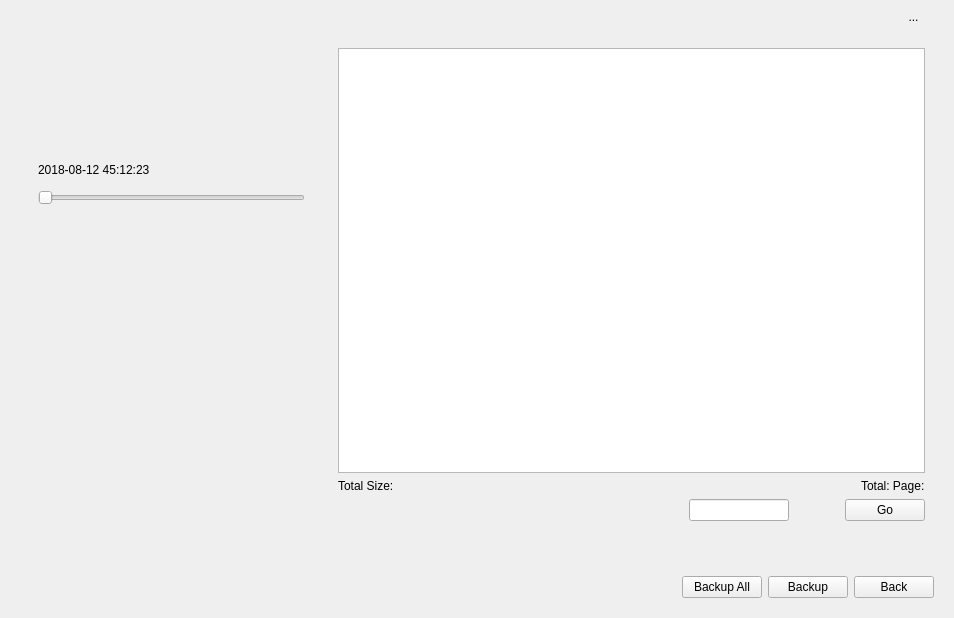
<?xml version="1.0" encoding="UTF-8"?>
<ui version="4.0">
 <class>EventBackup</class>
 <widget class="QWidget" name="EventBackup">
  <property name="geometry">
   <rect>
    <x>0</x>
    <y>0</y>
    <width>954</width>
    <height>618</height>
   </rect>
  </property>
  <property name="windowTitle">
   <string>Form</string>
  </property>
  <layout class="QGridLayout" name="gridLayout">
   <property name="topMargin">
    <number>0</number>
   </property>
   <item row="0" column="0">
    <widget class="QStackedWidget" name="stackedWidget">
     <property name="currentIndex">
      <number>1</number>
     </property>
     <widget class="QWidget" name="page_search">
      <layout class="QVBoxLayout" name="verticalLayout_3">
       <property name="topMargin">
        <number>18</number>
       </property>
       <item>
        <layout class="QGridLayout" name="gridLayout_2">
         <item row="0" column="0">
          <widget class="QLabel" name="label_mainType">
           <property name="sizePolicy">
            <sizepolicy hsizetype="Preferred" vsizetype="Preferred">
             <horstretch>1</horstretch>
             <verstretch>0</verstretch>
            </sizepolicy>
           </property>
           <property name="text">
            <string>Main Type</string>
           </property>
          </widget>
         </item>
         <item row="7" column="0">
          <widget class="QLabel" name="label_postPlayback">
           <property name="text">
            <string>Post Playback</string>
           </property>
          </widget>
         </item>
         <item row="5" column="0">
          <widget class="QLabel" name="label_endTime">
           <property name="text">
            <string>End Time</string>
           </property>
          </widget>
         </item>
         <item row="1" column="1">
          <widget class="ComboBox" name="comboBox_subType">
           <property name="sizePolicy">
            <sizepolicy hsizetype="Preferred" vsizetype="Fixed">
             <horstretch>4</horstretch>
             <verstretch>0</verstretch>
            </sizepolicy>
           </property>
          </widget>
         </item>
         <item row="4" column="0">
          <widget class="QLabel" name="label_startTime">
           <property name="text">
            <string>Start Time</string>
           </property>
          </widget>
         </item>
         <item row="1" column="0">
          <widget class="QLabel" name="label_subType">
           <property name="sizePolicy">
            <sizepolicy hsizetype="Preferred" vsizetype="Preferred">
             <horstretch>1</horstretch>
             <verstretch>0</verstretch>
            </sizepolicy>
           </property>
           <property name="text">
            <string>Sub Type</string>
           </property>
          </widget>
         </item>
         <item row="6" column="0">
          <widget class="QLabel" name="label_prePlayback">
           <property name="text">
            <string>Pre Playback</string>
           </property>
          </widget>
         </item>
         <item row="3" column="0">
          <widget class="QLabel" name="label_streamType">
           <property name="text">
            <string>Stream Type</string>
           </property>
          </widget>
         </item>
         <item row="5" column="1">
          <layout class="QHBoxLayout" name="horizontalLayout_4">
           <item>
            <widget class="MyDateEdit" name="dateEdit_end">
             <property name="displayFormat">
              <string>yyyy-MM-dd</string>
             </property>
             <property name="calendarPopup">
              <bool>true</bool>
             </property>
             <property name="style" stdset="0">
              <string>white</string>
             </property>
            </widget>
           </item>
           <item>
            <widget class="MyTimeEdit" name="timeEdit_end">
             <property name="displayFormat">
              <string>HH:mm:ss</string>
             </property>
            </widget>
           </item>
          </layout>
         </item>
         <item row="6" column="1">
          <widget class="ComboBox" name="comboBox_prePlayback"/>
         </item>
         <item row="4" column="1">
          <layout class="QHBoxLayout" name="horizontalLayout_3">
           <item>
            <widget class="MyDateEdit" name="dateEdit_start">
             <property name="displayFormat">
              <string>yyyy-MM-dd</string>
             </property>
             <property name="calendarPopup">
              <bool>true</bool>
             </property>
             <property name="style" stdset="0">
              <string>white</string>
             </property>
            </widget>
           </item>
           <item>
            <widget class="MyTimeEdit" name="timeEdit_start">
             <property name="displayFormat">
              <string>HH:mm:ss</string>
             </property>
            </widget>
           </item>
          </layout>
         </item>
         <item row="0" column="1">
          <widget class="ComboBox" name="comboBox_mainType">
           <property name="sizePolicy">
            <sizepolicy hsizetype="Preferred" vsizetype="Fixed">
             <horstretch>4</horstretch>
             <verstretch>0</verstretch>
            </sizepolicy>
           </property>
          </widget>
         </item>
         <item row="7" column="1">
          <widget class="ComboBox" name="comboBox_postPlayback"/>
         </item>
         <item row="3" column="1">
          <widget class="ComboBox" name="comboBox_streamType"/>
         </item>
         <item row="2" column="0">
          <widget class="QLabel" name="labelDetectionObject">
           <property name="sizePolicy">
            <sizepolicy hsizetype="Preferred" vsizetype="Preferred">
             <horstretch>1</horstretch>
             <verstretch>0</verstretch>
            </sizepolicy>
           </property>
           <property name="text">
            <string>Detection Object</string>
           </property>
          </widget>
         </item>
         <item row="2" column="1">
          <widget class="ComboBox" name="comboBoxDetectionObject">
           <property name="sizePolicy">
            <sizepolicy hsizetype="Preferred" vsizetype="Fixed">
             <horstretch>4</horstretch>
             <verstretch>0</verstretch>
            </sizepolicy>
           </property>
          </widget>
         </item>
        </layout>
       </item>
       <item>
        <widget class="QWidget" name="widget_channel" native="true">
         <layout class="QHBoxLayout" name="horizontalLayout">
          <property name="leftMargin">
           <number>0</number>
          </property>
          <property name="topMargin">
           <number>0</number>
          </property>
          <property name="rightMargin">
           <number>0</number>
          </property>
          <property name="bottomMargin">
           <number>0</number>
          </property>
          <item>
           <widget class="QWidget" name="widget" native="true">
            <property name="sizePolicy">
             <sizepolicy hsizetype="Preferred" vsizetype="Preferred">
              <horstretch>1</horstretch>
              <verstretch>0</verstretch>
             </sizepolicy>
            </property>
            <layout class="QVBoxLayout" name="verticalLayout">
             <property name="leftMargin">
              <number>0</number>
             </property>
             <property name="topMargin">
              <number>0</number>
             </property>
             <property name="rightMargin">
              <number>0</number>
             </property>
             <property name="bottomMargin">
              <number>0</number>
             </property>
             <item>
              <widget class="QLabel" name="label_channel">
               <property name="sizePolicy">
                <sizepolicy hsizetype="Preferred" vsizetype="Preferred">
                 <horstretch>1</horstretch>
                 <verstretch>0</verstretch>
                </sizepolicy>
               </property>
               <property name="text">
                <string>Channel</string>
               </property>
              </widget>
             </item>
             <item>
              <spacer name="verticalSpacer">
               <property name="orientation">
                <enum>Qt::Vertical</enum>
               </property>
               <property name="sizeHint" stdset="0">
                <size>
                 <width>20</width>
                 <height>40</height>
                </size>
               </property>
              </spacer>
             </item>
            </layout>
           </widget>
          </item>
          <item>
           <widget class="CheckBoxGroup" name="checkBoxGroup_channel" native="true">
            <property name="sizePolicy">
             <sizepolicy hsizetype="Preferred" vsizetype="Preferred">
              <horstretch>4</horstretch>
              <verstretch>0</verstretch>
             </sizepolicy>
            </property>
           </widget>
          </item>
         </layout>
        </widget>
       </item>
       <item>
        <widget class="TableView" name="tableView_alarm"/>
       </item>
       <item>
        <spacer name="verticalSpacer_2">
         <property name="orientation">
          <enum>Qt::Vertical</enum>
         </property>
         <property name="sizeHint" stdset="0">
          <size>
           <width>20</width>
           <height>144</height>
          </size>
         </property>
        </spacer>
       </item>
       <item>
        <layout class="QHBoxLayout" name="horizontalLayout_2">
         <item>
          <spacer name="horizontalSpacer">
           <property name="orientation">
            <enum>Qt::Horizontal</enum>
           </property>
           <property name="sizeHint" stdset="0">
            <size>
             <width>40</width>
             <height>20</height>
            </size>
           </property>
          </spacer>
         </item>
         <item>
          <widget class="MyPushButton" name="pushButton_search">
           <property name="text">
            <string>Search</string>
           </property>
          </widget>
         </item>
         <item>
          <widget class="MyPushButton" name="pushButton_back">
           <property name="text">
            <string>Back</string>
           </property>
          </widget>
         </item>
        </layout>
       </item>
      </layout>
     </widget>
     <widget class="QWidget" name="page_result">
      <layout class="QVBoxLayout" name="verticalLayout_4">
       <property name="topMargin">
        <number>0</number>
       </property>
       <item>
        <layout class="QHBoxLayout" name="horizontalLayout_11">
         <property name="leftMargin">
          <number>9</number>
         </property>
         <property name="rightMargin">
          <number>9</number>
         </property>
         <item>
          <spacer name="horizontalSpacer_7">
           <property name="orientation">
            <enum>Qt::Horizontal</enum>
           </property>
           <property name="sizeHint" stdset="0">
            <size>
             <width>40</width>
             <height>20</height>
            </size>
           </property>
          </spacer>
         </item>
         <item>
          <widget class="QToolButton" name="toolButton_list">
           <property name="styleSheet">
            <string notr="true">QToolButton
{
border: 0px;
padding: 2px;
}
QToolButton:hover
{
border: 1px solid #4ABEFF;
}
QToolButton:checked
{
border: 0px;
}</string>
           </property>
           <property name="text">
            <string/>
           </property>
           <property name="icon">
            <iconset resource="../resource/resource.qrc">
             <normaloff>:/retrieve/retrieve/list_checked.png</normaloff>:/retrieve/retrieve/list_checked.png</iconset>
           </property>
           <property name="iconSize">
            <size>
             <width>26</width>
             <height>26</height>
            </size>
           </property>
           <property name="checkable">
            <bool>true</bool>
           </property>
          </widget>
         </item>
         <item>
          <widget class="QToolButton" name="toolButton_chart">
           <property name="styleSheet">
            <string notr="true">QToolButton
{
border: 0px;
padding: 2px;
}
QToolButton:hover
{
border: 1px solid #4ABEFF;
}
QToolButton:checked
{
border: 0px;
}</string>
           </property>
           <property name="text">
            <string>...</string>
           </property>
           <property name="icon">
            <iconset resource="../resource/resource.qrc">
             <normaloff>:/retrieve/retrieve/chart.png</normaloff>:/retrieve/retrieve/chart.png</iconset>
           </property>
           <property name="iconSize">
            <size>
             <width>26</width>
             <height>26</height>
            </size>
           </property>
           <property name="checkable">
            <bool>true</bool>
           </property>
          </widget>
         </item>
        </layout>
       </item>
       <item>
        <layout class="QHBoxLayout" name="horizontalLayout_6">
         <item>
          <widget class="QWidget" name="widget_left" native="true">
           <property name="sizePolicy">
            <sizepolicy hsizetype="Preferred" vsizetype="Expanding">
             <horstretch>1</horstretch>
             <verstretch>0</verstretch>
            </sizepolicy>
           </property>
           <layout class="QVBoxLayout" name="verticalLayout_6">
            <item>
             <widget class="CommonVideo" name="commonVideo" native="true">
              <property name="minimumSize">
               <size>
                <width>0</width>
                <height>100</height>
               </size>
              </property>
             </widget>
            </item>
            <item>
             <widget class="QWidget" name="widget_4" native="true">
              <property name="minimumSize">
               <size>
                <width>0</width>
                <height>100</height>
               </size>
              </property>
              <layout class="QVBoxLayout" name="verticalLayout_7">
               <item>
                <widget class="QLabel" name="label_playTime">
                 <property name="text">
                  <string>2018-08-12 45:12:23</string>
                 </property>
                 <property name="style" stdset="0">
                  <string>transparent</string>
                 </property>
                </widget>
               </item>
               <item>
                <widget class="TimeSlider" name="timeSlider">
                 <property name="minimumSize">
                  <size>
                   <width>0</width>
                   <height>30</height>
                  </size>
                 </property>
                 <property name="orientation">
                  <enum>Qt::Horizontal</enum>
                 </property>
                </widget>
               </item>
               <item>
                <layout class="QHBoxLayout" name="horizontalLayout_7">
                 <property name="spacing">
                  <number>20</number>
                 </property>
                 <item>
                  <spacer name="horizontalSpacer_4">
                   <property name="orientation">
                    <enum>Qt::Horizontal</enum>
                   </property>
                   <property name="sizeHint" stdset="0">
                    <size>
                     <width>40</width>
                     <height>20</height>
                    </size>
                   </property>
                  </spacer>
                 </item>
                 <item>
                  <widget class="QToolButton" name="toolButtonStop">
                   <property name="minimumSize">
                    <size>
                     <width>28</width>
                     <height>28</height>
                    </size>
                   </property>
                   <property name="styleSheet">
                    <string notr="true">QToolButton
{
	border: 0px;
	border-image: url(:/retrieve/retrieve/stop.png);
}
QToolButton:hover
{
	border-image: url(:/retrieve/retrieve/stop_hover.png);
}
QToolButton:pressed
{
	border-image: url(:/retrieve/retrieve/stop.png);
}</string>
                   </property>
                   <property name="text">
                    <string/>
                   </property>
                  </widget>
                 </item>
                 <item>
                  <widget class="QToolButton" name="toolButtonPlay">
                   <property name="minimumSize">
                    <size>
                     <width>28</width>
                     <height>28</height>
                    </size>
                   </property>
                   <property name="styleSheet">
                    <string notr="true">QToolButton
{
	border: 0px;
	border-image: url(:/retrieve/retrieve/playbutton.png);
}
QToolButton:hover
{
	border-image: url(:/retrieve/retrieve/playbutton_hover.png);
}
QToolButton:pressed
{
	border-image: url(:/retrieve/retrieve/playbutton.png);
}
</string>
                   </property>
                   <property name="text">
                    <string/>
                   </property>
                   <property name="state" stdset="0">
                    <string>play</string>
                   </property>
                  </widget>
                 </item>
                 <item>
                  <widget class="QToolButton" name="toolButtonPause">
                   <property name="minimumSize">
                    <size>
                     <width>28</width>
                     <height>28</height>
                    </size>
                   </property>
                   <property name="styleSheet">
                    <string notr="true">QToolButton
{
	border: 0px;
	border-image: url(:/retrieve/retrieve/pause.png);
}
QToolButton:hover
{
	border-image: url(:/retrieve/retrieve/pause_hover.png);
}
QToolButton:pressed
{
	border-image: url(:/retrieve/retrieve/pause.png);
}</string>
                   </property>
                   <property name="text">
                    <string/>
                   </property>
                   <property name="state" stdset="0">
                    <string>play</string>
                   </property>
                  </widget>
                 </item>
                 <item>
                  <widget class="QToolButton" name="toolButtonPrevious">
                   <property name="minimumSize">
                    <size>
                     <width>28</width>
                     <height>28</height>
                    </size>
                   </property>
                   <property name="styleSheet">
                    <string notr="true">QToolButton
{
	border: 0px;
	border-image: url(:/retrieve/retrieve/previous.png);
}
QToolButton:hover
{
	border-image: url(:/retrieve/retrieve/previous_hover.png);
}
QToolButton:pressed
{
	border-image: url(:/retrieve/retrieve/previous.png);
}</string>
                   </property>
                   <property name="text">
                    <string/>
                   </property>
                  </widget>
                 </item>
                 <item>
                  <widget class="QToolButton" name="toolButtonNext">
                   <property name="minimumSize">
                    <size>
                     <width>28</width>
                     <height>28</height>
                    </size>
                   </property>
                   <property name="styleSheet">
                    <string notr="true">QToolButton
{
	border: 0px;
	border-image: url(:/retrieve/retrieve/next.png);
}
QToolButton:hover
{
	border-image: url(:/retrieve/retrieve/next_hover.png);
}
QToolButton:pressed
{
	border-image: url(:/retrieve/retrieve/next.png);
}</string>
                   </property>
                   <property name="text">
                    <string/>
                   </property>
                  </widget>
                 </item>
                 <item>
                  <spacer name="horizontalSpacer_3">
                   <property name="orientation">
                    <enum>Qt::Horizontal</enum>
                   </property>
                   <property name="sizeHint" stdset="0">
                    <size>
                     <width>40</width>
                     <height>20</height>
                    </size>
                   </property>
                  </spacer>
                 </item>
                </layout>
               </item>
              </layout>
             </widget>
            </item>
            <item>
             <widget class="QLabel" name="label_info">
              <property name="text">
               <string/>
              </property>
              <property name="style" stdset="0">
               <string>transparent</string>
              </property>
             </widget>
            </item>
            <item>
             <widget class="QWidget" name="widget_2" native="true">
              <property name="sizePolicy">
               <sizepolicy hsizetype="Preferred" vsizetype="Preferred">
                <horstretch>0</horstretch>
                <verstretch>1</verstretch>
               </sizepolicy>
              </property>
             </widget>
            </item>
           </layout>
          </widget>
         </item>
         <item>
          <widget class="QWidget" name="widget_right" native="true">
           <property name="sizePolicy">
            <sizepolicy hsizetype="Preferred" vsizetype="Expanding">
             <horstretch>2</horstretch>
             <verstretch>0</verstretch>
            </sizepolicy>
           </property>
           <layout class="QVBoxLayout" name="verticalLayout_5">
            <item>
             <widget class="QStackedWidget" name="stackedWidget_mode">
              <property name="sizePolicy">
               <sizepolicy hsizetype="Preferred" vsizetype="Preferred">
                <horstretch>0</horstretch>
                <verstretch>1</verstretch>
               </sizepolicy>
              </property>
              <widget class="QWidget" name="page_list">
               <layout class="QVBoxLayout" name="verticalLayout_2">
                <property name="leftMargin">
                 <number>0</number>
                </property>
                <property name="topMargin">
                 <number>0</number>
                </property>
                <property name="rightMargin">
                 <number>0</number>
                </property>
                <property name="bottomMargin">
                 <number>0</number>
                </property>
                <item>
                 <widget class="TableView" name="tableView">
                  <property name="sizePolicy">
                   <sizepolicy hsizetype="Expanding" vsizetype="Expanding">
                    <horstretch>0</horstretch>
                    <verstretch>1</verstretch>
                   </sizepolicy>
                  </property>
                 </widget>
                </item>
                <item>
                 <layout class="QHBoxLayout" name="horizontalLayout_10">
                  <item>
                   <widget class="NormalLabel" name="label_size">
                    <property name="sizePolicy">
                     <sizepolicy hsizetype="Expanding" vsizetype="Preferred">
                      <horstretch>0</horstretch>
                      <verstretch>0</verstretch>
                     </sizepolicy>
                    </property>
                    <property name="text">
                     <string>Total Size:</string>
                    </property>
                    <property name="style" stdset="0">
                     <string>transparent</string>
                    </property>
                   </widget>
                  </item>
                  <item>
                   <widget class="NormalLabel" name="label_page">
                    <property name="text">
                     <string>Total: Page:</string>
                    </property>
                    <property name="style" stdset="0">
                     <string>transparent</string>
                    </property>
                   </widget>
                  </item>
                 </layout>
                </item>
                <item>
                 <layout class="QHBoxLayout" name="horizontalLayout_9">
                  <item>
                   <spacer name="horizontalSpacer_5">
                    <property name="orientation">
                     <enum>Qt::Horizontal</enum>
                    </property>
                    <property name="sizeHint" stdset="0">
                     <size>
                      <width>40</width>
                      <height>20</height>
                     </size>
                    </property>
                   </spacer>
                  </item>
                  <item>
                   <widget class="QToolButton" name="toolButton_firstPage">
                    <property name="styleSheet">
                     <string notr="true">QToolButton
{
	border: 0px;
	border-image: url(:/playback/playback/startpage_g.png);
}
QToolButton:hover
{
	border-image: url(:/playback/playback/startpage_b.png);
}
QToolButton:pressed
{
	border-image: url(:/playback/playback/startpage_g.png);
}</string>
                    </property>
                    <property name="text">
                     <string/>
                    </property>
                   </widget>
                  </item>
                  <item>
                   <widget class="QToolButton" name="toolButton_previousPage">
                    <property name="styleSheet">
                     <string notr="true">QToolButton
{
	border: 0px;
	border-image: url(:/playback/playback/prevpage_g.png);
}
QToolButton:hover
{
	border-image: url(:/playback/playback/prevpage_b.png);
}
QToolButton:pressed
{
	border-image: url(:/playback/playback/prevpage_g.png);
}</string>
                    </property>
                    <property name="text">
                     <string/>
                    </property>
                   </widget>
                  </item>
                  <item>
                   <widget class="MyLineEditPage" name="lineEdit_page">
                    <property name="maximumSize">
                     <size>
                      <width>100</width>
                      <height>16777215</height>
                     </size>
                    </property>
                    <property name="alignment">
                     <set>Qt::AlignCenter</set>
                    </property>
                   </widget>
                  </item>
                  <item>
                   <widget class="QToolButton" name="toolButton_nextPage">
                    <property name="styleSheet">
                     <string notr="true">QToolButton
{
	border: 0px;
	border-image: url(:/playback/playback/nextpage_g.png);
}
QToolButton:hover
{
	border-image: url(:/playback/playback/nextpage_b.png);
}
QToolButton:pressed
{
	border-image: url(:/playback/playback/nextpage_g.png);
}</string>
                    </property>
                    <property name="text">
                     <string/>
                    </property>
                   </widget>
                  </item>
                  <item>
                   <widget class="QToolButton" name="toolButton_lastPage">
                    <property name="styleSheet">
                     <string notr="true">QToolButton
{
	border: 0px;
	border-image: url(:/playback/playback/endpage_g.png);
}
QToolButton:hover
{
	border-image: url(:/playback/playback/endpage_b.png);
}
QToolButton:pressed
{
	border-image: url(:/playback/playback/endpage_g.png);
}</string>
                    </property>
                    <property name="text">
                     <string/>
                    </property>
                   </widget>
                  </item>
                  <item>
                   <widget class="PushButtonPage" name="pushButton_go">
                    <property name="maximumSize">
                     <size>
                      <width>16777215</width>
                      <height>25</height>
                     </size>
                    </property>
                    <property name="text">
                     <string>Go</string>
                    </property>
                   </widget>
                  </item>
                 </layout>
                </item>
               </layout>
              </widget>
              <widget class="QWidget" name="page_chart">
               <layout class="QGridLayout" name="gridLayout_3">
                <property name="leftMargin">
                 <number>0</number>
                </property>
                <property name="topMargin">
                 <number>0</number>
                </property>
                <property name="rightMargin">
                 <number>0</number>
                </property>
                <property name="bottomMargin">
                 <number>0</number>
                </property>
                <item row="0" column="0">
                 <widget class="BackupThumb" name="widget_thumb" native="true"/>
                </item>
               </layout>
              </widget>
             </widget>
            </item>
            <item>
             <spacer name="verticalSpacer_3">
              <property name="orientation">
               <enum>Qt::Vertical</enum>
              </property>
              <property name="sizeHint" stdset="0">
               <size>
                <width>20</width>
                <height>40</height>
               </size>
              </property>
             </spacer>
            </item>
           </layout>
          </widget>
         </item>
        </layout>
       </item>
       <item>
        <layout class="QHBoxLayout" name="horizontalLayout_5">
         <item>
          <spacer name="horizontalSpacer_2">
           <property name="orientation">
            <enum>Qt::Horizontal</enum>
           </property>
           <property name="sizeHint" stdset="0">
            <size>
             <width>40</width>
             <height>20</height>
            </size>
           </property>
          </spacer>
         </item>
         <item>
          <widget class="MyPushButton" name="pushButton_backupAll">
           <property name="text">
            <string>Backup All</string>
           </property>
          </widget>
         </item>
         <item>
          <widget class="MyPushButton" name="pushButton_backup">
           <property name="text">
            <string>Backup</string>
           </property>
          </widget>
         </item>
         <item>
          <widget class="MyPushButton" name="pushButton_back_2">
           <property name="text">
            <string>Back</string>
           </property>
          </widget>
         </item>
        </layout>
       </item>
      </layout>
     </widget>
    </widget>
   </item>
  </layout>
 </widget>
 <customwidgets>
  <customwidget>
   <class>MyPushButton</class>
   <extends>QPushButton</extends>
   <header>mypushbutton.h</header>
  </customwidget>
  <customwidget>
   <class>TableView</class>
   <extends>QTableView</extends>
   <header>tableview.h</header>
  </customwidget>
  <customwidget>
   <class>CommonVideo</class>
   <extends>QWidget</extends>
   <header>commonvideo.h</header>
   <container>1</container>
  </customwidget>
  <customwidget>
   <class>NormalLabel</class>
   <extends>QLabel</extends>
   <header>normallabel.h</header>
  </customwidget>
  <customwidget>
   <class>CheckBoxGroup</class>
   <extends>QWidget</extends>
   <header>checkboxgroup.h</header>
   <container>1</container>
  </customwidget>
  <customwidget>
   <class>MyTimeEdit</class>
   <extends>QTimeEdit</extends>
   <header>mytimeedit.h</header>
  </customwidget>
  <customwidget>
   <class>MyDateEdit</class>
   <extends>QDateEdit</extends>
   <header>mydateedit.h</header>
  </customwidget>
  <customwidget>
   <class>MyLineEditPage</class>
   <extends>QLineEdit</extends>
   <header>mylineeditpage.h</header>
  </customwidget>
  <customwidget>
   <class>TimeSlider</class>
   <extends>QSlider</extends>
   <header>timeslider.h</header>
   <container>1</container>
  </customwidget>
  <customwidget>
   <class>PushButtonPage</class>
   <extends>QPushButton</extends>
   <header>PushButtonPage.h</header>
  </customwidget>
  <customwidget>
   <class>ComboBox</class>
   <extends>QComboBox</extends>
   <header>combobox.h</header>
  </customwidget>
  <customwidget>
   <class>BackupThumb</class>
   <extends>QWidget</extends>
   <header>backupthumb.h</header>
   <container>1</container>
  </customwidget>
 </customwidgets>
 <resources>
  <include location="../resource/resource.qrc"/>
 </resources>
 <connections/>
</ui>
